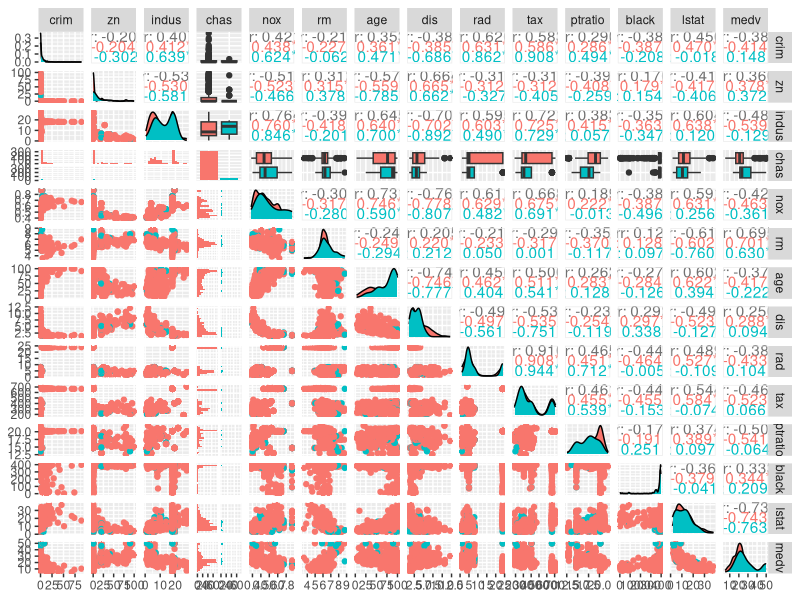
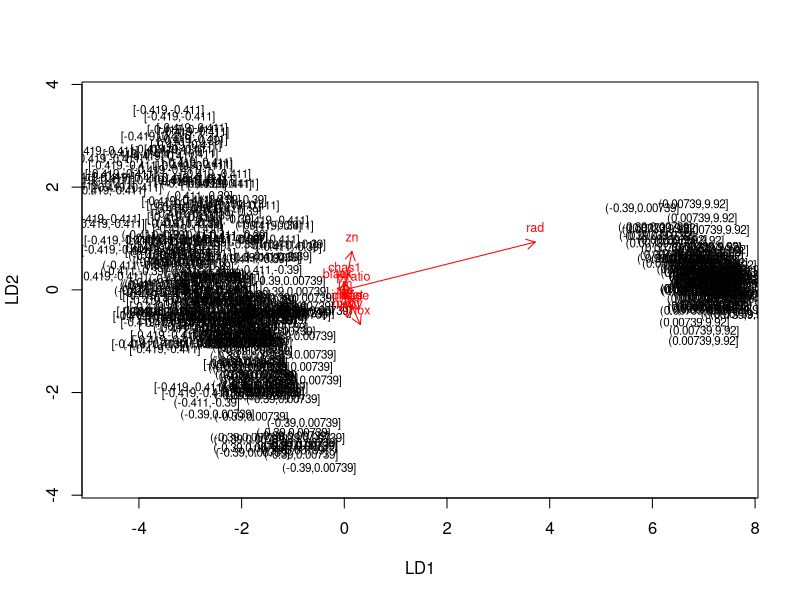
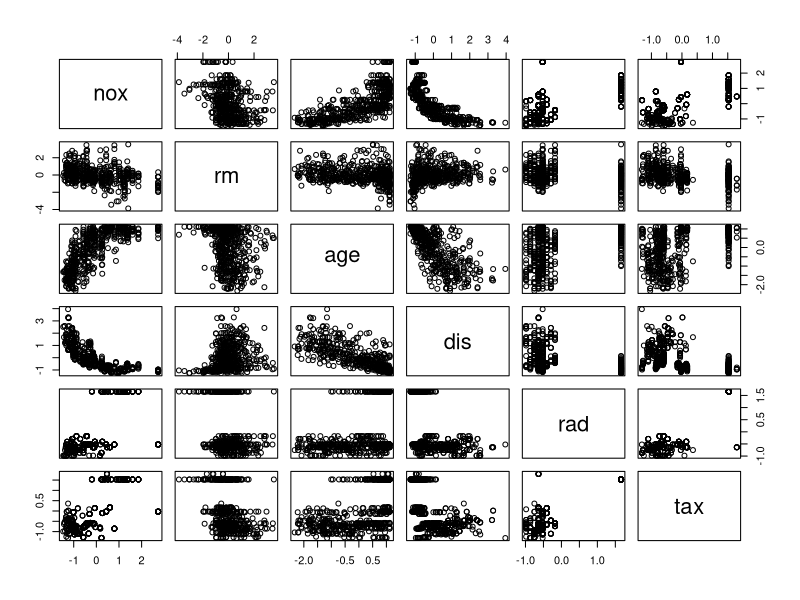
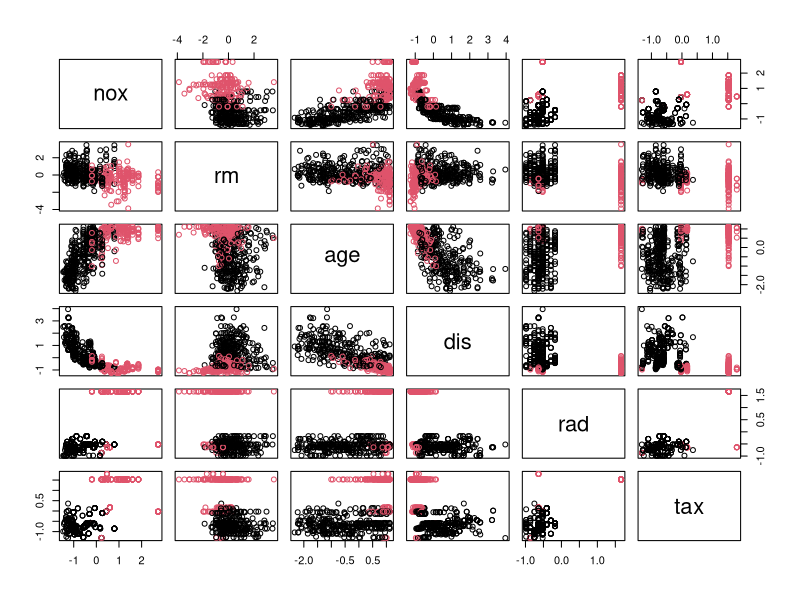
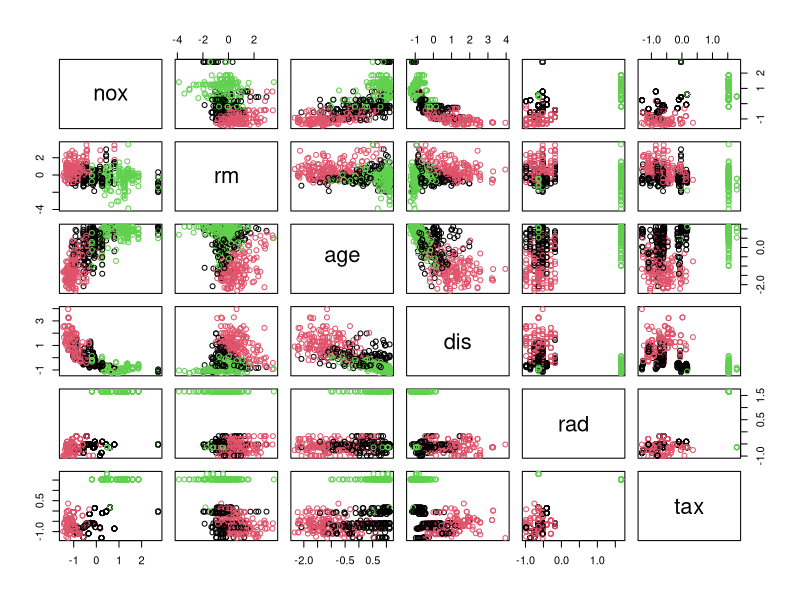

Generate these figures, in order, with R:
## ---- chunk 1
date()
## ---- chunk 2
library(MASS)
data = Boston
str(data)
## ---- chunk 3
library(GGally)
library(ggplot2)

data$chas = as.factor(data$chas)
ggpairs(data, mapping = aes(colour=chas), lower = list(combo = wrap("facethist", bins = 20)))
## ---- chunk 4
library(dplyr)
colnames(data)
boston_scaled <- data %>% mutate_at(c("crim",    "zn" ,     "indus"  , "nox"    , "rm"   ,   "age"  ,   "dis" ,    "rad"   ,  "tax" ,    "ptratio" ,"black"  , "lstat",  "medv"), ~(scale(.) %>% as.vector))
str(boston_scaled)
## ---- chunk 5
# create a quantile vector of crim and print it
bins <- quantile(boston_scaled$crim)
bins

# create a categorical variable 'crime'
crime <- cut(boston_scaled$crim, breaks = bins, include.lowest = TRUE)

# look at the table of the new factor crime


# remove original crim from the dataset
boston_scaled <- dplyr::select(boston_scaled, -crim)

# add the new categorical value to scaled data
boston_scaled <- data.frame(boston_scaled, crime)
## ---- chunk 6
str(boston_scaled$crime)
## ---- chunk 7
## 75% of the sample size
smp_size <- floor(0.8 * nrow(boston_scaled))

## set the seed to make your partition reproducible
set.seed(123)
train_ind <- sample(seq_len(nrow(boston_scaled)), size = smp_size)

train <- boston_scaled[train_ind, ]
test <- boston_scaled[-train_ind, ]
print(nrow(train))
print(nrow(test))
## ---- chunk 8
# linear discriminant analysis
lda.fit <- lda(crime ~ ., data = train)

# print the lda.fit object
lda.fit

# the function for lda biplot arrows
lda.arrows <- function(x, myscale = 1, arrow_heads = 0.1, color = "red", tex = 0.75, choices = c(1,2)){
  heads <- coef(x)
  arrows(x0 = 0, y0 = 0, 
         x1 = myscale * heads[,choices[1]], 
         y1 = myscale * heads[,choices[2]], col=color, length = arrow_heads)
  text(myscale * heads[,choices], labels = row.names(heads), 
       cex = tex, col=color, pos=3)
}

# target classes as numeric
classes <- as.numeric(train$crime)

# plot the lda results
plot(lda.fit, dimen = 2)
lda.arrows(lda.fit, myscale = 1)

## ---- chunk 9
true_crime = test$crime
test <- dplyr::select(test, -crime)
# predict classes with test data
lda.pred <- predict(lda.fit, newdata = test)

# cross tabulate the results
table(correct = true_crime, predicted = lda.pred$class)

## ---- chunk 10
boston_scaled <- data %>% mutate_at(c("crim",    "zn" ,     "indus"  , "nox"    , "rm"   ,   "age"  ,   "dis" ,    "rad"   ,  "tax" ,    "ptratio" ,"black"  , "lstat",  "medv"), ~(scale(.) %>% as.vector))
## ---- chunk 11
# k-means clustering
km <-kmeans(boston_scaled, centers = 1)

# plot the Boston dataset with clusters
pairs(boston_scaled[5:10], col = km$cluster)
## ---- chunk 12
# k-means clustering
km <-kmeans(boston_scaled, centers = 2)

# plot the Boston dataset with clusters
pairs(boston_scaled[5:10], col = km$cluster)
## ---- chunk 13
# k-means clustering
km <-kmeans(boston_scaled, centers = 3)

# plot the Boston dataset with clusters
pairs(boston_scaled[5:10], col = km$cluster)
